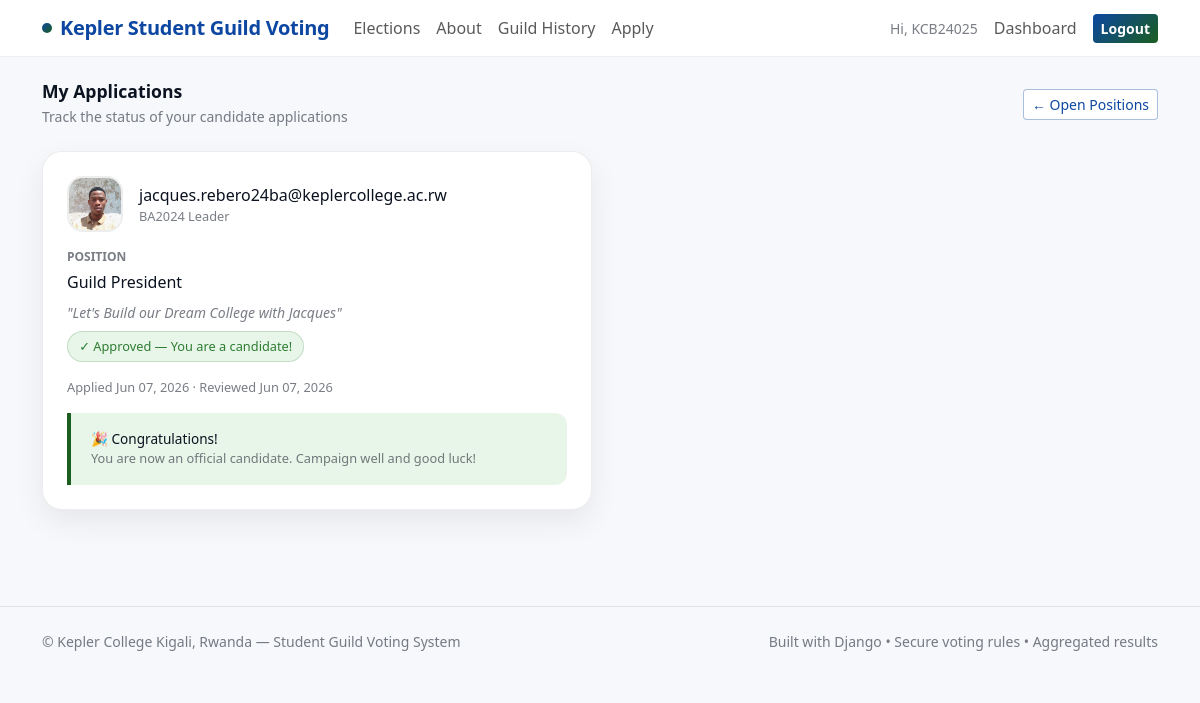
Screenshot of /elections/my-applications/ (signed in) with the database file from the repository.
### apps/accounts/models.py (models this page shows, shortened)
class User(AbstractUser):
    email = models.EmailField(unique=True)
    student_id = models.CharField(max_length=20, unique=True)
    cohort = models.ForeignKey(
        Cohort,
        on_delete=models.SET_NULL,
        null=True,
        blank=True,
        related_name='students'
    )
    is_cohort_confirmed = models.BooleanField(
        default=False,
        help_text='Admin confirms the student belongs to the selected cohort'
    )
    is_email_verified = models.BooleanField(default=False)
    can_vote = models.BooleanField(default=True)

### apps/elections/models.py (models this page shows, shortened)
class PositionApplication(models.Model):
    STATUS_CHOICES = [
        ('pending', 'Pending Review'),
        ('approved', 'Approved'),
        ('rejected', 'Rejected'),
    ]
    position = models.ForeignKey(
        Position, on_delete=models.CASCADE, related_name='applications'
    )
    applicant = models.ForeignKey(
        settings.AUTH_USER_MODEL,
        on_delete=models.CASCADE,
        related_name='applications'
    )
    why_running = models.TextField()
    manifesto = models.TextField()
    slogan = models.CharField(max_length=200, blank=True)
    photo = models.ImageField(
        upload_to='applications/',
        blank=True,
        null=True,
        help_text='Profile photo for campaign use'
    )
    status = models.CharField(
        max_length=20, choices=STATUS_CHOICES, default='pending'
    )
    applied_at = models.DateTimeField(auto_now_add=True)
    reviewed_at = models.DateTimeField(null=True, blank=True)
    reviewed_by = models.ForeignKey(
        settings.AUTH_USER_MODEL,
        on_delete=models.SET_NULL,
        null=True, blank=True,
        related_name='reviewed_applications'
    )
    candidate = models.OneToOneField(
        Candidate,
        on_delete=models.SET_NULL,
        null=True, blank=True,
        related_name='application'
    )
    class Meta:
        ordering = ['-applied_at']
        unique_together = [('position', 'applicant')]

class Position(models.Model):
    SCOPE_ALL = 'all'
    SCOPE_COHORT = 'cohort'
    SCOPE_CHOICES = [
        (SCOPE_ALL, 'Whole College'),
        (SCOPE_COHORT, 'Specific Cohort(s) Only'),
    ]
    election = models.ForeignKey(
        Election, on_delete=models.CASCADE, related_name='positions'
    )
    title = models.CharField(max_length=120)
    description = models.TextField(blank=True)
    order = models.PositiveIntegerField(default=0)
    voting_scope = models.CharField(
        max_length=10, choices=SCOPE_CHOICES, default=SCOPE_ALL
    )
    allowed_cohorts = models.ManyToManyField(
        'accounts.Cohort', blank=True, related_name='positions'
    )
    applications_open = models.BooleanField(default=False)
    class Meta:
        ordering = ['order', 'title']
        unique_together = [('election', 'title')]

class Election(models.Model):
    SCOPE_ALL = 'all'
    SCOPE_COHORT = 'cohort'
    SCOPE_CHOICES = [
        (SCOPE_ALL, 'Whole College'),
        (SCOPE_COHORT, 'Specific Cohort(s) Only'),
    ]
    name = models.CharField(max_length=200)
    description = models.TextField(blank=True)
    start_at = models.DateTimeField()
    end_at = models.DateTimeField()
    is_published = models.BooleanField(default=True)
    allow_live_results = models.BooleanField(default=False)
    visibility_scope = models.CharField(
        max_length=10, choices=SCOPE_CHOICES, default=SCOPE_ALL
    )
    visible_to_cohorts = models.ManyToManyField(
        'accounts.Cohort', blank=True, related_name='visible_elections'
    )
    voting_scope = models.CharField(
        max_length=10, choices=SCOPE_CHOICES, default=SCOPE_ALL
    )
    voting_cohorts = models.ManyToManyField(
        'accounts.Cohort', blank=True, related_name='voting_elections'
    )
    created_at = models.DateTimeField(auto_now_add=True)
    class Meta:
        ordering = ['-start_at']

### apps/elections/views.py (the view)
# urls.py: path('my-applications/', views.my_applications, name='my_applications'),
@login_required
def my_applications(request):
    applications = PositionApplication.objects.filter(
        applicant=request.user
    ).select_related('position', 'position__election').order_by('-applied_at')
    return render(request, 'elections/my_applications.html', {'applications': applications})

### apps/core/context_processors.py (called while the page is built)
def kepler_branding(request):
    return {
        "KEPLER_APP_NAME": "Kepler Student Guild Voting",
        "KEPLER_LOCATION": "Kepler College Kigali, Rwanda",
    }

### templates/elections/my_applications.html (shortened to what this page needs)
{% extends 'base.html' %}
{% block content %}
<div class="d-flex align-items-center justify-content-between mb-4">
  <div>
    <h1 class="section-title mb-1">My Applications</h1>
    <div class="small-muted">Track the status of your candidate applications</div>
  </div>
  <a href="{% url 'elections:open_positions' %}"
     class="btn btn-outline-kepler btn-sm">← Open Positions</a>
</div>
{% if applications %}
<div class="row g-3">
  {% for app in applications %}
  <div class="col-md-6">
    <div class="kepler-card p-4 h-100">
      <div class="d-flex align-items-center gap-3 mb-3">
        {% if app.photo %}
        <img src="{{ app.photo.url }}"
             style="width:56px;height:56px;border-radius:1rem;
                    object-fit:cover;border:2px solid var(--kepler-border);">
        {% else %}
        <div class="candidate-avatar" style="width:56px;height:56px;">
          {{ app.applicant.get_full_name|default:app.applicant.email|first }}
        </div>
        {% endif %}
        <div>
          <div class="fw-700">
            {{ app.applicant.get_full_name|default:app.applicant.email }}
          </div>
          <div class="small-muted" style="font-size:.8rem;">
            {{ app.position.election.name }}
          </div>
        </div>
      </div>
      <div class="small-muted mb-1"
           style="font-size:.75rem;font-weight:700;text-transform:uppercase;">Position</div>
      <div class="fw-700 mb-2">{{ app.position.title }}</div>
      {% if app.slogan %}
      <div class="small-muted fst-italic mb-2">"{{ app.slogan }}"</div>
      {% endif %}
      <div class="mb-3">
        {% if app.status == 'pending' %}<span class="k-pill pill-pending">⏳ Pending Review</span>
        {% elif app.status == 'approved' %}<span class="k-pill pill-approved">✓ Approved — You are a candidate!</span>
        {% else %}<span class="k-pill pill-rejected">✗ Rejected</span>{% endif %}
      </div>
      <div class="small-muted" style="font-size:.8rem;">
        Applied {{ app.applied_at|date:"M d, Y" }}
        {% if app.reviewed_at %} · Reviewed {{ app.reviewed_at|date:"M d, Y" }}{% endif %}
      </div>
      {% if app.status == 'approved' %}
      <div class="achievement-card mt-3">
        <div class="fw-600" style="font-size:.85rem;">🎉 Congratulations!</div>
        <div class="small-muted" style="font-size:.8rem;">
          You are now an official candidate. Campaign well and good luck!
        </div>
      </div>
      {% endif %}
    </div>
  </div>
  {% endfor %}
</div>
{% endif %}
{% endblock %}

### templates/base.html (shortened to what this page needs)
<!DOCTYPE html>
<html lang="en">
<head>
  <link href="https://cdn.jsdelivr.net/npm/bootstrap@5.3.2/dist/css/bootstrap.min.css" rel="stylesheet">
  {% load static %}
  <link rel="stylesheet" href="{% static 'css/styles.css' %}">
</head>
<body>
<nav class="navbar navbar-expand-lg navbar-glass sticky-top mb-4">
  <div class="container">
    <a class="navbar-brand brand-badge" href="{% url 'core:home' %}">
      <span class="brand-dot"></span>
      Kepler Student Guild Voting
    </a>
    <div class="collapse navbar-collapse" id="navbarNav">
      <ul class="navbar-nav me-auto">
        <li class="nav-item">
          <a class="nav-link" href="{% url 'elections:elections_list' %}">Elections</a>
        </li>
        <li class="nav-item">
          <a class="nav-link" href="{% url 'core:about' %}">About</a>
        </li>
        <li class="nav-item">
          <a class="nav-link" href="{% url 'history:guild_history' %}">Guild History</a>
        </li>
        {% if request.user.is_authenticated and not request.user.is_staff %}
        <li class="nav-item">
          <a class="nav-link" href="{% url 'elections:open_positions' %}">Apply</a>
        </li>
        {% endif %}
      </ul>
      <ul class="navbar-nav ms-auto align-items-center gap-2">
        {% if request.user.is_authenticated %}
        <li class="nav-item">
          <span class="small-muted">Hi, {{ request.user.student_id }}</span>
        </li>
        <li class="nav-item">
          <a class="nav-link" href="{% url 'dashboard:student' %}">Dashboard</a>
        </li>
        <li class="nav-item">
          <a href="{% url 'accounts:logout' %}"
             class="btn btn-kepler btn-sm">Logout</a>
        </li>
        {% endif %}
      </ul>
    </div>
  </div>
</nav>
<main class="container pb-5">
  {% block content %}{% endblock %}
</main>
<footer class="border-top py-4 mt-5">
  <div class="container d-flex flex-wrap justify-content-between align-items-center">
    <div class="footer">
      © Kepler College Kigali, Rwanda — Student Guild Voting System
    </div>
    <div class="footer">
      Built with Django • Secure voting rules • Aggregated results
    </div>
  </div>
</footer>
</body>
</html>

### static/css/styles.css (style rules this page uses)
:root { --kepler-green: #1b5e20; --kepler-green-mid: #2e7d32; --kepler-green-light: #e8f5e9; --kepler-blue: #0d47a1; --kepler-blue-mid: #1565c0; --kepler-blue-light: #e3f2fd; --kepler-white: #ffffff; --kepler-dark: #0b1320; --kepler-gray: #f6f8fb; --kepler-border: rgba(0,0,0,0.07); --kepler-shadow: 0 12px 30px rgba(11,19,32,0.07); }
body { background: var(--kepler-gray); color: var(--kepler-dark); font-family: 'Segoe UI', system-ui, sans-serif; }
.navbar-glass { background: rgba(255,255,255,0.92); backdrop-filter: blur(12px); border-bottom: 1px solid var(--kepler-border); }
.brand-badge { display: inline-flex; align-items: center; gap: .5rem; font-weight: 800; color: var(--kepler-blue); letter-spacing: -.3px; }
.brand-dot { width: 10px; height: 10px; border-radius: 999px; background: linear-gradient(135deg, var(--kepler-blue), var(--kepler-green)); display: inline-block; }
.kepler-card { border: 1px solid var(--kepler-border); border-radius: 1.25rem; box-shadow: var(--kepler-shadow); background: var(--kepler-white); }
.btn-kepler { background: linear-gradient(135deg, var(--kepler-blue), var(--kepler-green)); color: #fff; border: 0; font-weight: 600; }
.btn-outline-kepler { border: 1.5px solid rgba(13,71,161,0.35); color: var(--kepler-blue); background: white; font-weight: 500; }
.k-pill { font-size: .8rem; padding: .3rem .7rem; border-radius: 999px; font-weight: 500; display: inline-block; }
.pill-approved { background: var(--kepler-green-light); color: var(--kepler-green-mid); border: 1px solid rgba(46,125,50,.2); }
.achievement-card { border-left: 4px solid var(--kepler-green); background: var(--kepler-green-light); border-radius: 0 .75rem .75rem 0; padding: 1rem 1.25rem; }
.small-muted { color: rgba(11,19,32,0.55); font-size: .875rem; }
.section-title { font-weight: 800; font-size: 1.1rem; color: var(--kepler-dark); }
.footer { color: rgba(11,19,32,0.55); font-size: .875rem; }

### rows the page displays
User: user.student_id "KCB24025"
PositionApplication: photo (picture), applicant.get_full_name "jacques.rebero24ba@keplercollege.ac.rw", position.election.name "BA2024 Leader", position "Guild President", slogan "Let's Build our Dream College with Jacques", status "✓ Approved — You are a candidate!", applied_at "Jun 07, 2026", reviewed_at "Jun 07, 2026", shows "You are now an official candidate. Campaign well and good luck!"
